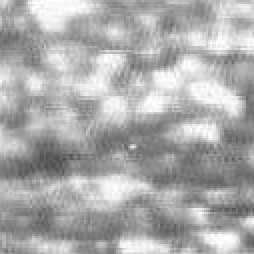
%> input picture data/1.bmp, 127 x 127 px (shown 2 times larger)
$ octave --eval "result = leffunc(imread('../data/1.bmp'));"   (GNU Octave 9; MATLAB toolbox functions it lacks are replaced by stand-ins)
%> lines starting %> are read from the running program, lines starting %| are printed output that depends on the picture
% Infrared Small Target Detection Based on Multiscale Local Contrast Measure Using Local Energy Factor
function re = leffunc(img)
alfa = 0.5;
h = 0.2;
%% scale 1
len = 1;
[s1, d1] = lefsub(img, len);
%% scale 3
len = 3;
[s3, d3] = lefsub(img, len);
%% scale 5
len = 5;
[s5, d5] = lefsub(img, len);
%% scale 7
len = 7;
[s7, d7] = lefsub(img, len);
%% scale 9
len = 9;
[s9, d9] = lefsub(img, len);
%%
sarr = cat(3, s1, s3, s5, s7, s9);
smin = min(sarr(:));
smax = max(sarr(:));

s1 = (s1 - smin)/(smax - smin);
s3 = (s3 - smin)/(smax - smin);
s5 = (s5 - smin)/(smax - smin);
s7 = (s7 - smin)/(smax - smin);
s9 = (s9 - smin)/(smax - smin);
%%
darr = cat(3, d1, d3, d5, d7, d9);
dmin = min(darr(:));
dmax = max(darr(:));
d1 = (d1 - dmin)/(dmax - dmin);
d3 = (d3 - dmin)/(dmax - dmin);
d5 = (d5 - dmin)/(dmax - dmin);
d7 = (d7 - dmin)/(dmax - dmin);
d9 = (d9 - dmin)/(dmax - dmin);

if 0
figure; imshow(s1, []);
figure; imshow(s3, []);
figure; imshow(s5, []);
figure; imshow(s7, []);
figure; imshow(s9, []);

figure; imshow(d1, []);
figure; imshow(d3, []);
figure; imshow(d5, []);
figure; imshow(d7, []);
figure; imshow(d9, []);
end
%%
re1 = exp( (alfa*(s1-1).^2 + (1-alfa)*(d1-1).^2) / (-2*h^2) );
re3 = exp( (alfa*(s3-1).^2 + (1-alfa)*(d3-1).^2) / (-2*h^2) );
re5 = exp( (alfa*(s5-1).^2 + (1-alfa)*(d5-1).^2) / (-2*h^2) );
re7 = exp( (alfa*(s7-1).^2 + (1-alfa)*(d7-1).^2) / (-2*h^2) );
re9 = exp( (alfa*(s9-1).^2 + (1-alfa)*(d9-1).^2) / (-2*h^2) );
re = max(cat(3, re1, re3, re5, re7, re9), [], 3);
end
function [s, d] = lefsub(img, len)
%> called with len = 1
img = double(img);
[row, col] = size(img);
%> row = 127; col = 127
%% d 计算像素点与8个背景块的灰度均值的差 （公式5）
lenx = floor(len/2) ;
leny = floor(len/2) ;
cx = len + lenx+ 1;
cy = len + leny + 1;
op = ones(3*len, 3*len);
op(cy -leny:cy+leny, cx-lenx:cx+lenx ) = 0;
op = op/sum(op(:));
imgm = imfilter(img, op, 'symmetric');
d = img - imgm;
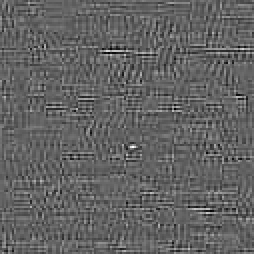
%> d: size 127x127 double (shown 2 times larger); min -35, max 55, mean 0; drawn with min black and max white
%% s
s = zeros(row, col);
pad = padarray(img, [len + leny, len + lenx], 'symmetric');
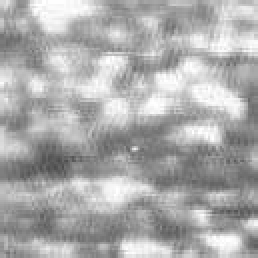
%> pad: size 129x129 double (shown 2 times larger); min 76, max 255, mean 171.5
for ii = 1:row
    for jj =1:col
        ii1 = ii + len + leny;
        jj1 = jj + len + lenx;
        block = pad(ii1 - len-leny: ii1 +  len +leny, jj1 - len-lenx: jj1 +  len +lenx);
        s(ii, jj) = blockfunc(block, len);
    end
end
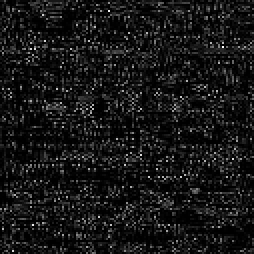
%> s: size 127x127 double (shown 2 times larger); min -0.125, max 0.668, mean -0.0547; drawn with min black and max white
end
function  s= blockfunc(block, len)
x1 = block(1:len, 1:len); x1 = x1(:);
x2 = block(1:len, len+1:len*2); x2 = x2(:);
x3 = block(1:len, len*2+1:len*3); x3 = x3(:);
x8 = block(len+1:len*2, 1:len); x8 = x8(:);
x0 = block(len+1:len*2, len+1:len*2); x0 = x0(:);
x4 = block(len+1:len*2, len*2+1:len*3); x4 = x4(:);
x7 = block(len*2+1:len*3, 1:len); x7 = x7(:);
x6 = block(len*2+1:len*3, len+1:len*2); x6 = x6(:);
x5 = block(len*2+1:len*3, len*2+1:len*3); x5 = x5(:);
X = [x0, x1, x2, x3, x4, x5, x6, x7, x8];
X = X - repmat(mean(X, 2), 1, 9);
E = norm(X,'fro')^2;
X1 =  [x1, x2, x3, x4, x5, x6, x7, x8];
X1 = X1 - repmat(mean(X1, 2), 1, 8);
E1 = norm(X1,'fro')^2;
s = (E/9 - E1/8)/(E/9); % 公式4 当区域的灰度级完全相同时，会出现0除以0
end
%> call 2 of lefsub, with len = 3
%> in lefsub (call 2), `imgm = imfilter(img, op, 'symmetric');`:
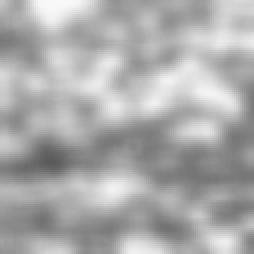
%> imgm: size 127x127 double (shown 2 times larger); min 91.11, max 249.5, mean 171.4
%> in lefsub (call 2), `d = img - imgm;`:
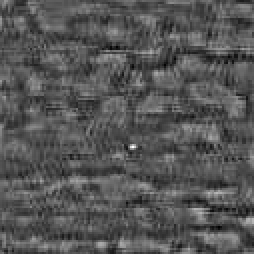
%> d: size 127x127 double (shown 2 times larger); min -53.17, max 105.3, mean 0; drawn with min black and max white
%> in lefsub (call 2), `pad = padarray(img, [len + leny, len + lenx], 'symmetric');`:
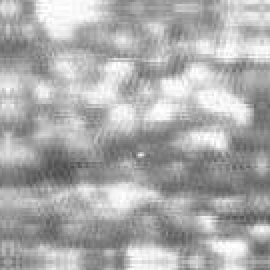
%> pad: size 135x135 double (shown 2 times larger); min 76, max 255, mean 171.8
%> (the run ends here)
